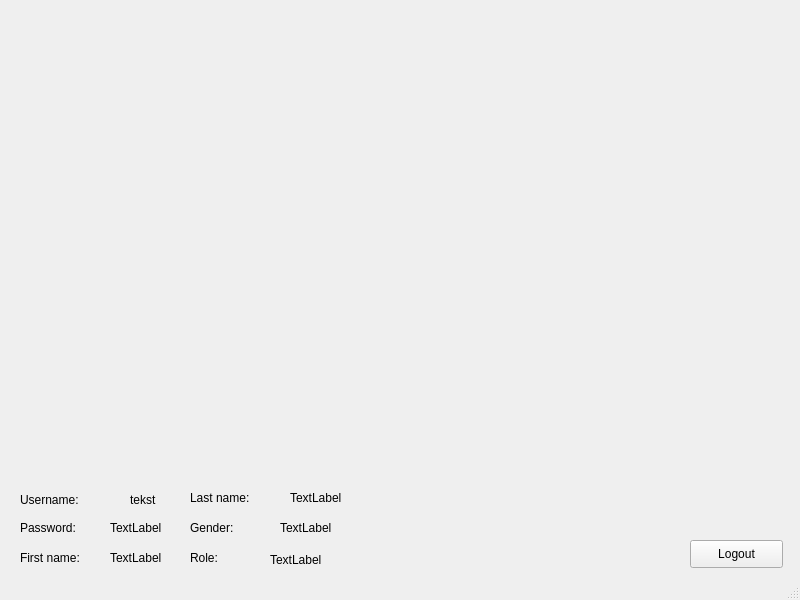
<?xml version="1.0" encoding="UTF-8"?>
<ui version="4.0">
 <class>MainWindow</class>
 <widget class="QMainWindow" name="MainWindow">
  <property name="geometry">
   <rect>
    <x>0</x>
    <y>0</y>
    <width>800</width>
    <height>600</height>
   </rect>
  </property>
  <property name="windowTitle">
   <string>MainWindow</string>
  </property>
  <widget class="QWidget" name="centralwidget">
   <widget class="QLabel" name="label_9">
    <property name="geometry">
     <rect>
      <x>190</x>
      <y>520</y>
      <width>55</width>
      <height>16</height>
     </rect>
    </property>
    <property name="text">
     <string>Gender:</string>
    </property>
   </widget>
   <widget class="QLabel" name="label_8">
    <property name="geometry">
     <rect>
      <x>290</x>
      <y>490</y>
      <width>55</width>
      <height>16</height>
     </rect>
    </property>
    <property name="text">
     <string>TextLabel</string>
    </property>
   </widget>
   <widget class="QLabel" name="label">
    <property name="geometry">
     <rect>
      <x>20</x>
      <y>490</y>
      <width>101</width>
      <height>20</height>
     </rect>
    </property>
    <property name="text">
     <string>Username:</string>
    </property>
   </widget>
   <widget class="QLabel" name="label_12">
    <property name="geometry">
     <rect>
      <x>270</x>
      <y>550</y>
      <width>161</width>
      <height>20</height>
     </rect>
    </property>
    <property name="text">
     <string>TextLabel</string>
    </property>
   </widget>
   <widget class="QLabel" name="label_4">
    <property name="geometry">
     <rect>
      <x>110</x>
      <y>520</y>
      <width>55</width>
      <height>16</height>
     </rect>
    </property>
    <property name="text">
     <string>TextLabel</string>
    </property>
   </widget>
   <widget class="QLabel" name="label_6">
    <property name="geometry">
     <rect>
      <x>110</x>
      <y>550</y>
      <width>55</width>
      <height>16</height>
     </rect>
    </property>
    <property name="text">
     <string>TextLabel</string>
    </property>
   </widget>
   <widget class="QPushButton" name="pushButton">
    <property name="geometry">
     <rect>
      <x>690</x>
      <y>540</y>
      <width>93</width>
      <height>28</height>
     </rect>
    </property>
    <property name="text">
     <string>Logout</string>
    </property>
   </widget>
   <widget class="QLabel" name="label_7">
    <property name="geometry">
     <rect>
      <x>190</x>
      <y>490</y>
      <width>71</width>
      <height>16</height>
     </rect>
    </property>
    <property name="text">
     <string>Last name:</string>
    </property>
   </widget>
   <widget class="QLabel" name="label_10">
    <property name="geometry">
     <rect>
      <x>280</x>
      <y>520</y>
      <width>55</width>
      <height>16</height>
     </rect>
    </property>
    <property name="text">
     <string>TextLabel</string>
    </property>
   </widget>
   <widget class="QLabel" name="label_11">
    <property name="geometry">
     <rect>
      <x>190</x>
      <y>550</y>
      <width>55</width>
      <height>16</height>
     </rect>
    </property>
    <property name="text">
     <string>Role: </string>
    </property>
   </widget>
   <widget class="QLabel" name="label_3">
    <property name="geometry">
     <rect>
      <x>20</x>
      <y>520</y>
      <width>55</width>
      <height>16</height>
     </rect>
    </property>
    <property name="text">
     <string>Password:</string>
    </property>
   </widget>
   <widget class="QLabel" name="label_5">
    <property name="geometry">
     <rect>
      <x>20</x>
      <y>550</y>
      <width>71</width>
      <height>16</height>
     </rect>
    </property>
    <property name="text">
     <string>First name:</string>
    </property>
   </widget>
   <widget class="QLabel" name="label_2">
    <property name="geometry">
     <rect>
      <x>130</x>
      <y>490</y>
      <width>55</width>
      <height>20</height>
     </rect>
    </property>
    <property name="text">
     <string>tekst</string>
    </property>
   </widget>
  </widget>
  <widget class="QStatusBar" name="statusbar"/>
 </widget>
 <resources/>
 <connections/>
</ui>
